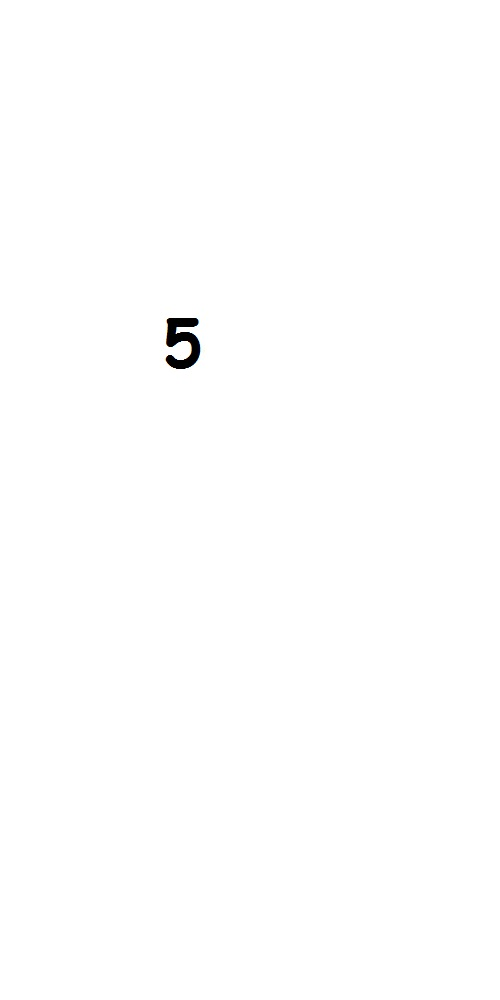
#> input picture P2 - Expo/test_img_paint_num_4.jpg, 500 x 1000 px
$ python function_testing.py
#> lines starting #> are read from the running program, lines starting #| are printed output that depends on the picture
import numpy as np
import cv2
from sklearn.cluster import KMeans
from scipy import stats as st
from mnist import *
import matplotlib.pyplot as plt

img = cv2.imread('test_img_paint_num_4.jpg')
#> img is the input picture: shape (1000, 500, 3); mean B, G, R 254.5, 254.5, 254.5

img = 255 - img[:,:,2]
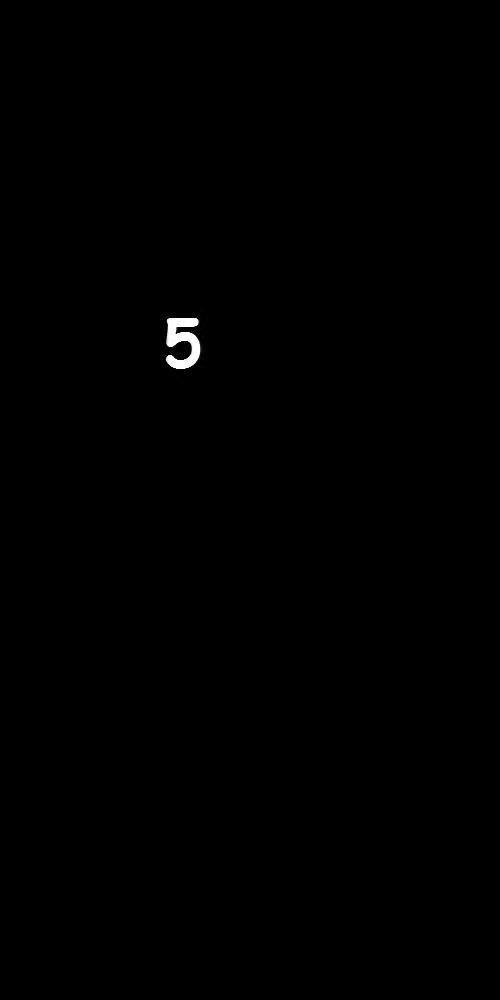
#> img: shape (1000, 500); min 0, max 255, mean 0.5

def focus(img):

	column_means = np.array([int(round(np.mean(img[x]))) for x in range(0,len(img))])
#> column_means = 1000 values, max 16 at index 319, min 0 at index 0, mean 0.545

	ymin = 0
	ymax = len(img) - 1
#> ymax = 999

	print(list(set(column_means)))
#| [0, 5, 7, 8, 9, 10, 11, 12, 13, 14, 15, 16]

	while column_means[ymin] < list(set(column_means))[1]:
		ymin += 1
#> after the loop, ymin = 318

	while column_means[ymax] < list(set(column_means))[1]:
		ymax -= 1
#> this loop made 631 passes
#> ymax on passes 1 to 3: 998, 997, 996
#> after the loop, ymax = 368

	ymin -= int(round((ymax - ymin)/7))
#> ymin = 311
	ymax += int(round((ymax - ymin)/7))
#> ymax = 376

	line_means = [int(round(np.mean(img[ymin:ymax,x]))) for x in range(0,len(img[0]))] # 'x' é a funcao abaixo...
#> line_means = 500 values, max 160 at index 171, min 0 at index 0, mean 8.29

	xmin = 0
	xmax = len(line_means) - 1
#> xmax = 499

	while line_means[xmin] <= list(set(line_means))[3]:
		xmin += 1
#> after the loop, xmin = 166

	while line_means[xmax] <= list(set(line_means))[3]:
		xmax -= 1
#> this loop made 299 passes
#> xmax on passes 1 to 3: 498, 497, 496
#> after the loop, xmax = 200

	if ((ymax - ymin) < (xmax - xmin)):
		if ((xmax - xmin) - (ymax - ymin))%2 != 0:
			diff = (((xmax - xmin) - (ymax - ymin)) + 1)/2
			ymax += diff
			ymin -= diff
		else:
			diff = ((xmax - xmin) - (ymax - ymin))/2
			ymax += diff
			ymin -= diff
	if ((ymax - ymin) > (xmax - xmin)):
		if ((ymax - ymin) - (xmax - xmin))%2 != 0:
			diff = (((ymax - ymin) - (xmax - xmin)) + 1)/2
#> diff = 16
			xmax += (diff - 1)
#> xmax = 215
			xmin -= diff
#> xmin = 150
		else:
			diff = ((ymax - ymin) - (xmax - xmin))/2
			xmax += diff
			xmin -= diff

	if (ymax - ymin)%28 != 0:
		diff = ((ymax - ymin)%28)
#> diff = 9
		if diff%2 != 0:
			diff += 1
#> diff = 10
		diff = diff/2
#> diff = 5
		ymax += diff
#> ymax = 381
		ymin -= diff
#> ymin = 306
		xmax += diff
#> xmax = 220
		xmin -= diff
#> xmin = 145

	ymax = int(ymax)
	ymin = int(ymin)
	xmax = int(xmax)
	xmin = int(xmin)

	img = img[ymin:ymax,xmin:xmax]
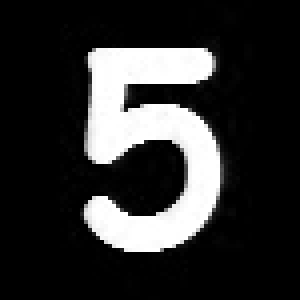
#> img: shape (75, 75) (shown 4 times larger); min 0, max 255, mean 47.9

	new_img = []

	length = len(img)/28
#> length = 2.68

	for y in range(0,28):
		line = []
		for x in range(0,28):
			line.append(int(round(np.mean(img[int(round(length*y)):int(round(length*(y + 1))),int(round(length*x)):int(round(length*(x + 1)))]))))
		new_img.append(line)
#> after the loop, new_img = 28 items

	return (new_img)

	# [5 lines of commented-out code are left out]

focus(img)

# print(img[100:110,0:10])

# print(int(round(np.mean(img[10:20,0]))))
